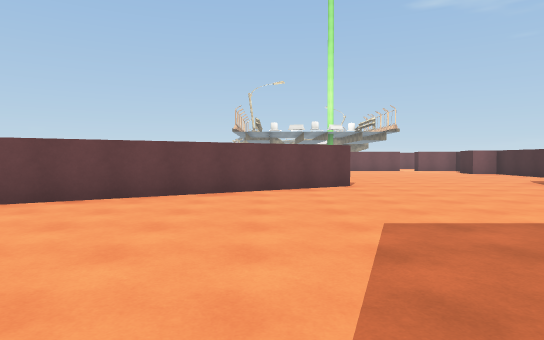
[1] (above)

21 first-person views from a walk through a scene from a Unity 3-D project. The camera is 1.4 m above the floor, tilts 2° down and sees 75° across. The floor is counted in squares, 2 m on a side. Each view is taken from the middle of a square. On the plan, view 1 faces up. The plan holds only what a view shows up to about 11 squares ahead; the rest is blank. The place goes on beyond the plan. The player is left out. Some animated figures are left out. Surface patterns are stand-ins for the level's own textures.

[2]
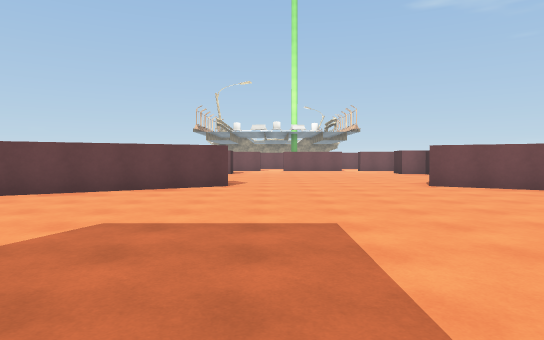

[3]
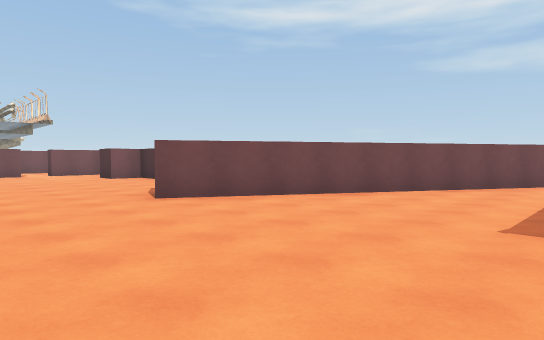

[4]
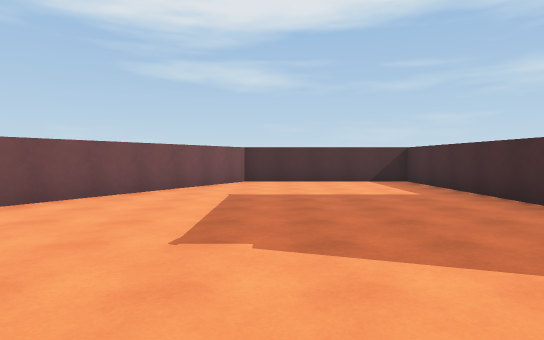

[5]
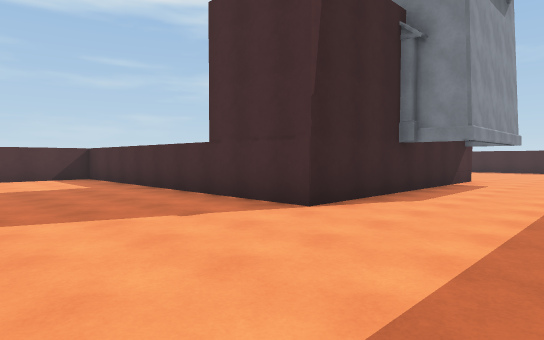

[6]
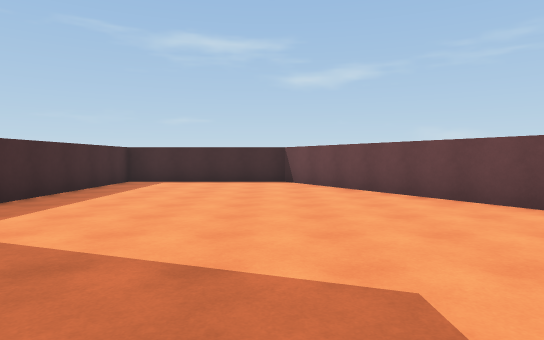

[7]
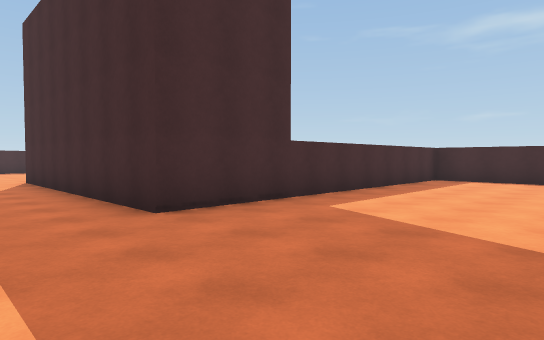

[8]
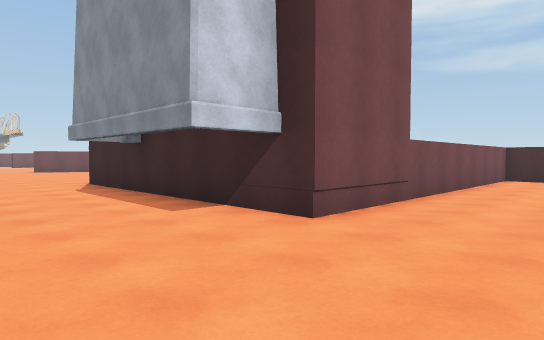

[9]
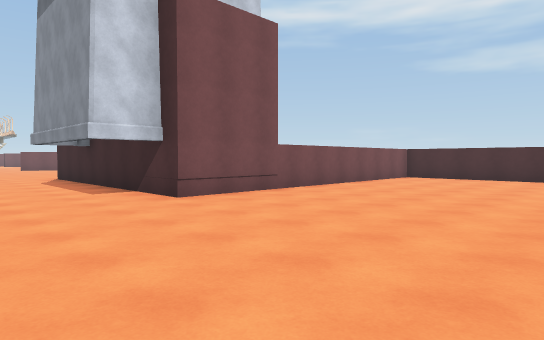

[10]
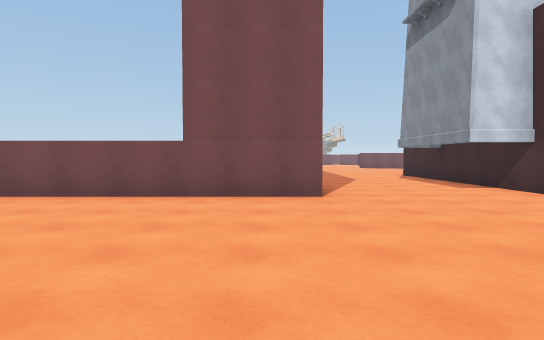

[11]
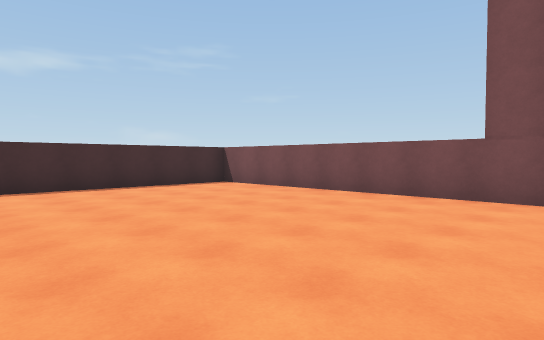

[12]
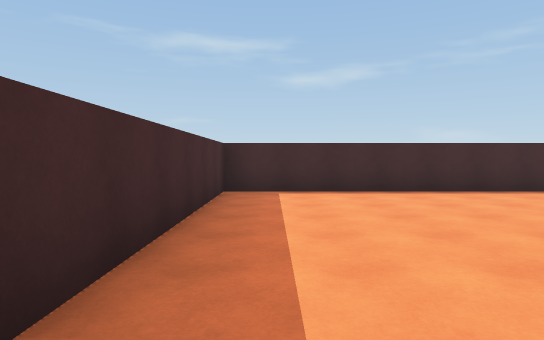

[13]
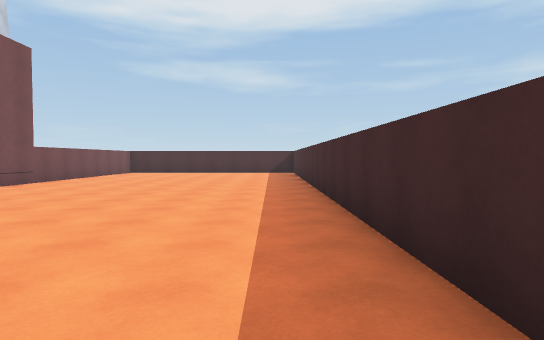

[14]
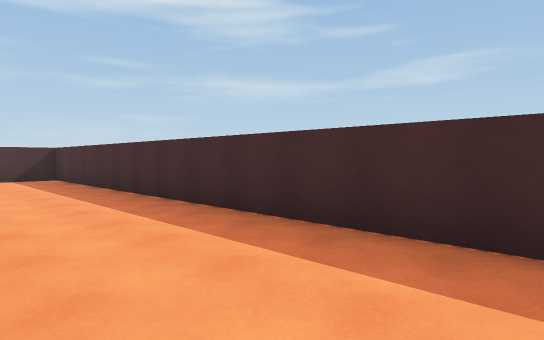

[15]
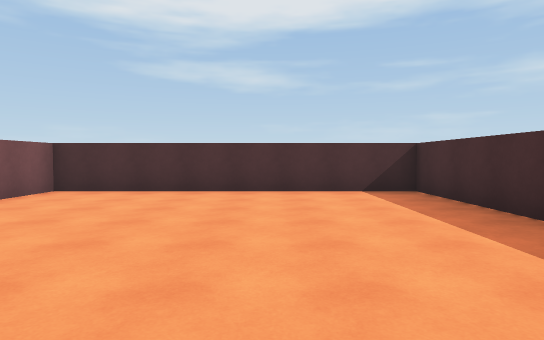

[16]
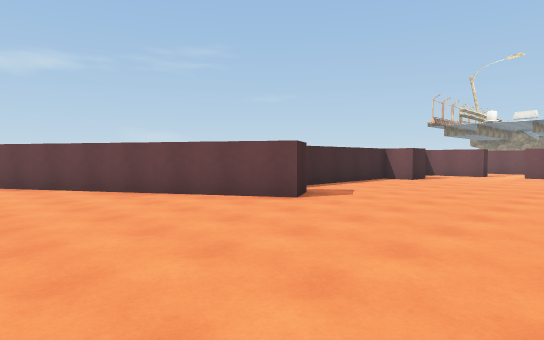

[17]
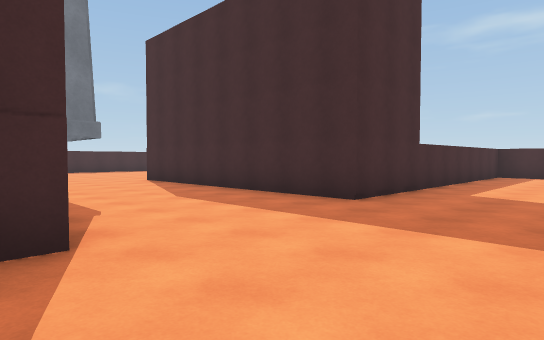

[18]
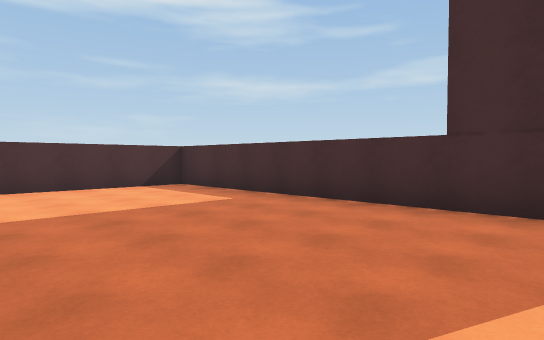

[19]
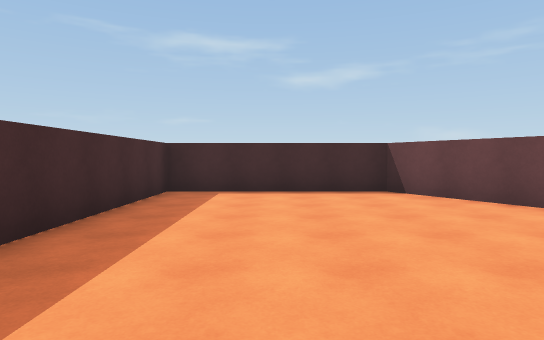

[20]
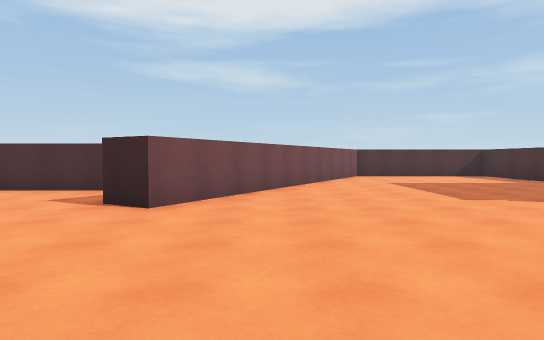

[21]
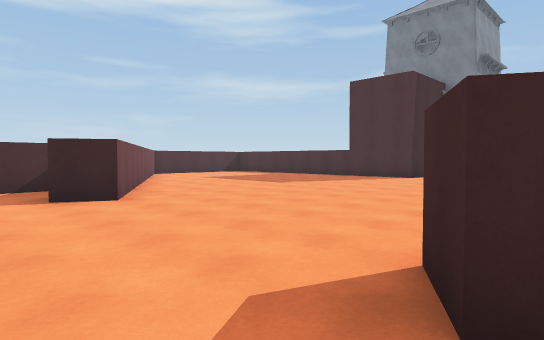

### Floor plan
Points are (right, up) in squares from view 1. A wall is a line through its corners. A room is listed if a view was taken in it or the views show most of it. See-through windows are left out.
Room 1 (views 1, 2, 3, 4, 5, 6, 7, 8, 9, 10, 11, 12, 13, 14, 15, 16, 17, 18, 19, 20, 21)
walls: (1.4, 9.6) (1.9, 8.7) (-7.3, 3.4) (-7.3, -1.2) (1.9, -1.2) (1.9, -8.7) (-7.3, -8.7) (-7.3, -16) (-1.2, -16); (9.5, 9) (9.5, 11.5); (0.2, -16) (15.3, -16) (15.3, -8.5) (6.2, -8.5) (6.2, -1) (15.3, -1) (15.3, 3.8) (6.9, 8.7) (7.4, 9.7); (0.3, 11.5) (0.3, 10.9)

Positions as (right, up) in squares from view 1, and headings:
1: (0, 0), facing up
2: (3, 0), facing up
3: (4, 3), facing up-right
4: (5, 3), facing right
5: (3, 3), facing down-right
6: (3, 3), facing left
7: (4, 3), facing down-left
8: (3, -11), facing up-right
9: (3, -14), facing up-right
10: (1, -15), facing up
11: (1, -15), facing up-left
12: (0, -15), facing left
13: (-1, -15), facing right
14: (3, -13), facing down-right
15: (8, -13), facing right
16: (6, 4), facing up-left
17: (7, 2), facing down-left
18: (7, 4), facing down-right
19: (0, 1), facing left
20: (2, 7), facing right
21: (1, 11), facing down-right
